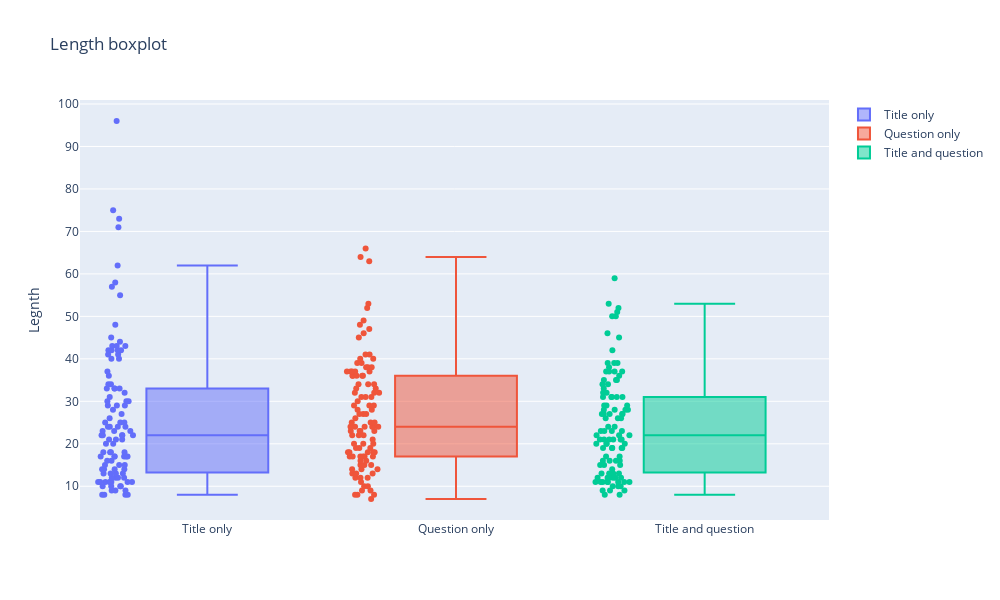

Write notebook code for a chart like this one.
### Markdown cell above
#### Boxplot длин текстовых данных

### Code cell
fig = make_subplots(rows=1, cols=1)

fig.add_trace(
    go.Box(y=tuned_android_api_usage_200_title_only.len_of_generated_answer, name="Title only"), row=1, col=1
)

fig.add_trace(
    go.Box(y=tuned_android_api_usage_200_question_only.len_of_generated_answer, name="Question only"), row=1, col=1
)

fig.add_trace(
    go.Box(y=tuned_android_api_usage_200_title_question.len_of_generated_answer, name="Title and question"), row=1, col=1
)

fig.update_layout(
    height=600, width=1000, title_text="Length boxplot", yaxis_title="Legnth"
)
fig.update_traces(boxpoints="all", jitter=0.3)
fig.show()

### Figure 1 — Plotly figure (JSON) as saved in the notebook; plotly's stock layout.template omitted (floating-point values rounded to 4 significant figures)
{"data": [{"boxpoints": "all", "jitter": 0.3, "name": "Title only", "type": "box", "xaxis": "x", "y": [11, 23, 25, 44, 17, 37, 22, 21, 22, 30, 57, 15, 11, 13, 73, 43, 43, 55, 33, 10, 27, 22, 62, 17, 71, 16, 34, 18, 45, 9, 21, 8, 25, 28, 29, 17, 48, 12, 22, 10, 15, 24, 9, 18, 41, 14, 40, 58, 40, 11, 31, 9, 15, 13, 42, 33, 16, 10, 41, 14, 20, 12, 12, 20, 11, 25, 42, 10, 23, 18, 13, 26, 12, 11, 43, 30, 14, 11, 17, 96, 24, 22, 17, 29, 8, 24, 11, 8, 14, 18, 42, 33, 34, 17, 21, 13, 32, 33, 29, 23, 8, 30, 42, 75, 24, 11, 36], "yaxis": "y"}, {"boxpoints": "all", "jitter": 0.3, "name": "Question only", "type": "box", "xaxis": "x", "y": [39, 23, 37, 24, 13, 64, 36, 15, 31, 38, 53, 29, 17, 17, 18, 38, 24, 27, 63, 8, 32, 24, 12, 23, 37, 45, 32, 17, 46, 17, 15, 39, 25, 19, 41, 18, 30, 17, 28, 12, 24, 66, 22, 34, 13, 25, 41, 48, 14, 25, 13, 37, 26, 9, 34, 40, 19, 20, 22, 36, 32, 10, 29, 36, 23, 10, 33, 14, 24, 34, 27, 40, 23, 18, 9, 7, 29, 36, 22, 20, 15, 18, 36, 52, 20, 21, 8, 49, 14, 33, 37, 27, 16, 12, 28, 24, 31, 17, 11, 47, 16, 37, 31, 19, 8, 18, 38], "yaxis": "y"}, {"boxpoints": "all", "jitter": 0.3, "name": "Title and question", "type": "box", "xaxis": "x", "y": [16, 17, 52, 11, 11, 37, 51, 11, 27, 27, 42, 21, 13, 12, 37, 59, 27, 21, 45, 8, 33, 35, 12, 37, 21, 39, 27, 12, 29, 26, 19, 19, 12, 15, 28, 11, 26, 28, 29, 12, 13, 27, 21, 39, 21, 10, 9, 50, 31, 11, 15, 14, 36, 20, 34, 46, 16, 20, 23, 19, 21, 8, 12, 20, 32, 23, 11, 13, 53, 19, 35, 31, 22, 22, 31, 16, 35, 16, 23, 13, 15, 24, 12, 29, 11, 34, 9, 24, 9, 10, 37, 50, 23, 10, 39, 26, 17, 31, 11, 28, 32, 38, 31, 28, 20, 19, 22], "yaxis": "y"}], "layout": {"height": 600, "title": {"text": "Length boxplot"}, "width": 1000, "xaxis": {"anchor": "y", "domain": [0, 1]}, "yaxis": {"anchor": "x", "domain": [0, 1], "title": {"text": "Legnth"}}}}
